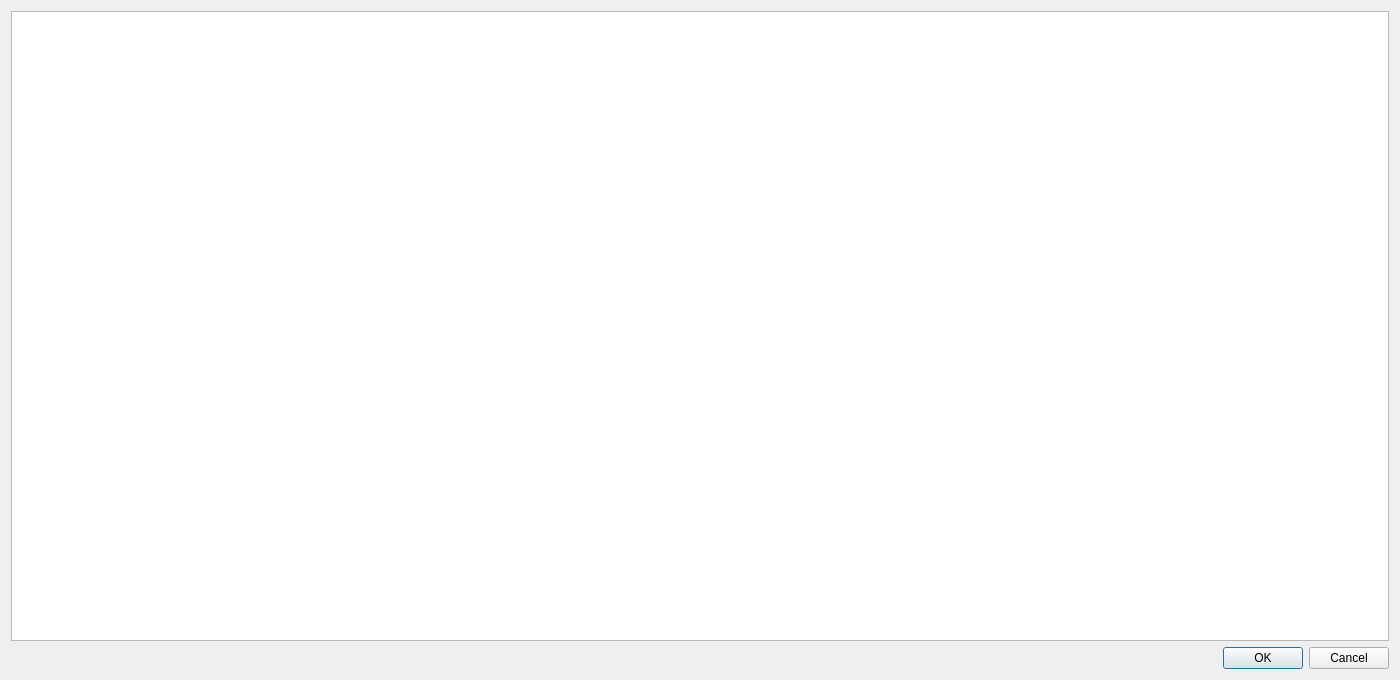
<?xml version="1.0" encoding="UTF-8"?>
<ui version="4.0">
 <class>Dialog</class>
 <widget class="QDialog" name="Dialog">
  <property name="geometry">
   <rect>
    <x>0</x>
    <y>0</y>
    <width>1400</width>
    <height>680</height>
   </rect>
  </property>
  <property name="windowTitle">
   <string>Dialog</string>
  </property>
  <layout class="QVBoxLayout" name="verticalLayout">
   <item>
    <widget class="QTableView" name="tableView"/>
   </item>
   <item>
    <widget class="QDialogButtonBox" name="buttonBox">
     <property name="orientation">
      <enum>Qt::Horizontal</enum>
     </property>
     <property name="standardButtons">
      <set>QDialogButtonBox::Cancel|QDialogButtonBox::Ok</set>
     </property>
    </widget>
   </item>
  </layout>
 </widget>
 <resources/>
 <connections>
  <connection>
   <sender>buttonBox</sender>
   <signal>accepted()</signal>
   <receiver>Dialog</receiver>
   <slot>accept()</slot>
   <hints>
    <hint type="sourcelabel">
     <x>257</x>
     <y>666</y>
    </hint>
    <hint type="destinationlabel">
     <x>157</x>
     <y>274</y>
    </hint>
   </hints>
  </connection>
  <connection>
   <sender>buttonBox</sender>
   <signal>rejected()</signal>
   <receiver>Dialog</receiver>
   <slot>reject()</slot>
   <hints>
    <hint type="sourcelabel">
     <x>325</x>
     <y>666</y>
    </hint>
    <hint type="destinationlabel">
     <x>286</x>
     <y>274</y>
    </hint>
   </hints>
  </connection>
 </connections>
</ui>
